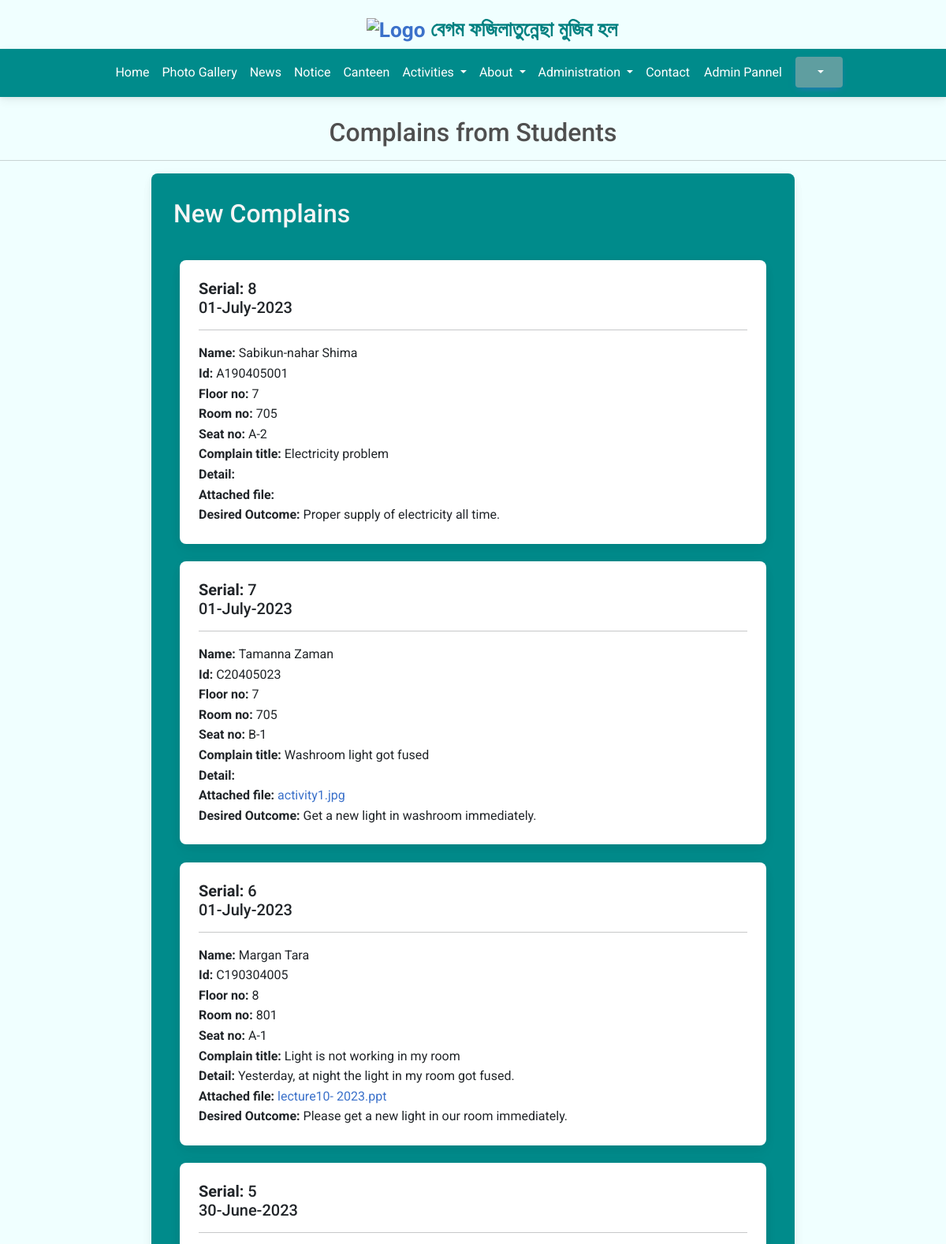
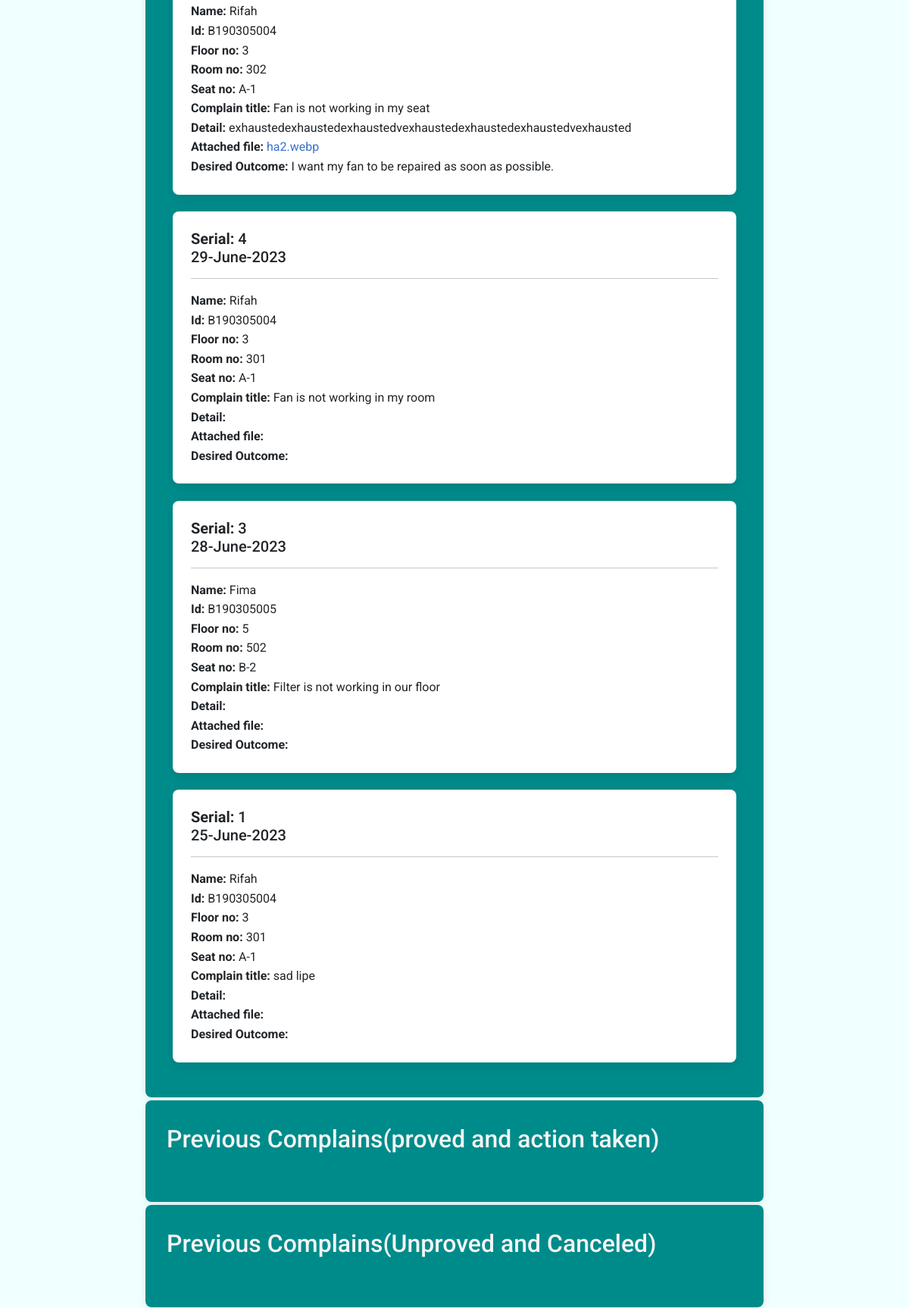
/complain_post_from_students_to_houseTutors_admin.php (upper part), run on the app's committed database (2 pictures, top to bottom).
### tables this page shows
CREATE TABLE `complains_from_students_to_housetutor` (
  `serial` int(11) NOT NULL,
  `name` varchar(200) NOT NULL,
  `id` varchar(200) NOT NULL,
  `roomNo` varchar(200) NOT NULL,
  `seatNo` varchar(200) NOT NULL,
  `complain` text NOT NULL,
  `detail` text DEFAULT NULL,
  `file` varchar(300) DEFAULT NULL,
  `complained_at` timestamp NOT NULL DEFAULT current_timestamp(),
  `seen_status` int(11) DEFAULT 0,
  `response_status` text DEFAULT 'Pending',
  `floorNo` varchar(100) DEFAULT NULL,
  `result` text DEFAULT NULL
);

### complain_post_from_students_to_houseTutors_admin.php (the view, shortened to what this page needs)
<!DOCTYPE html>
<html lang="en" dir="ltr">
<head>
    <link href="https://cdnjs.cloudflare.com/ajax/libs/font-awesome/6.0.0/css/all.min.css"rel="stylesheet"/>
    <link href="https://cdnjs.cloudflare.com/ajax/libs/mdb-ui-kit/6.3.1/mdb.min.css" rel="stylesheet"/>
    <link href="https://cdnjs.cloudflare.com/ajax/libs/font-awesome/6.0.0/css/all.min.css"rel="stylesheet"/>
    <link href="https://cdnjs.cloudflare.com/ajax/libs/mdb-ui-kit/6.3.1/mdb.min.css" rel="stylesheet"/>
</head>
<body style="background-color:azure;">
<div id="AdminHome">
<div class="headr">
<?php include 'header.php' ?></div>
<div class="nv">
<?php include 'navbarAdmin.php' ?>
</div><br>
<h2 style="text-align:center">Complains from Students</h2><hr>
<div class="row" style="margin-left: 16%;margin-right: 16%;">
<div class ="card mb-1 content" style=" width:100%;background-color:darkcyan;">
<h2 class="m-3 pt-3" style="color:whitesmoke">New Complains</h2>
<div class="card-body">
 <div class="row">
  <div class="divmain">
   <?php
      include 'db_conn.php';
      $sql="SELECT * from complains_from_students_to_housetutor where response_status='Pending' order by serial desc ";
      $query=mysqli_query($conn,$sql);
     while($info=mysqli_fetch_array($query)){  ?>
      <div class="card" style="margin-bottom:3%;">
      <div class="card-body">
       <h5 class="card-title"><strong> Serial: </strong><?php echo $info['serial'];?><br>
       <?php echo  date('d-F-Y',strtotime($info['complained_at'])); ?></h5><hr>
       <p class="card-text"><strong>Name: </strong><?php echo $info['name']; ?><br>
       <strong>Id: </strong><?php echo $info['id'];?><br>
       <strong>Floor no: </strong><?php echo $info['floorNo']; ?><br>
       <strong>Room no: </strong><?php echo $info['roomNo']; ?><br>
       <strong>Seat no: </strong><?php echo $info['seatNo']; ?><br>
       <strong>Complain title: </strong><?php echo $info['complain']; ?><br>
       <strong>Detail: </strong><?php echo $info['detail']; ?><br>
       <strong>Attached file: </strong><a target="_blank" href="file/<?php echo $info['file']; ?>"><?php echo $info['file']; ?></a><br>
       <strong>Desired Outcome: </strong><?php echo $info['result']; ?><br>
        </p>
         </div>
</div> <?php  }   ?>
</div></div> </div> </div>
 <div class ="card mb-1 content" style=" width:100%;background-color:darkcyan;">
<h2 class="m-3 pt-3" style="color:whitesmoke">Previous Complains(proved and action taken)</h2>
<div class="card-body">
 </div></div>
<div class ="card mb-1 content" style=" width:100%;background-color:darkcyan;">
<h2 class="m-3 pt-3" style="color:whitesmoke">Previous Complains(Unproved and Canceled)</h2>
<div class="card-body">
   </div></div>
           </div>
           <div class="footer">
           <?php include 'footer.php' ?> </div></div>
            </body>
           </html>

### adminPannel.php (style rules this page uses)
body { font-family: "Lato", sans-serif; }

### data on the page
complains_from_students_to_housetutor: serial "8", complained_at "01-July-2023", name "Sabikun-nahar Shima", id "A190405001", floorNo "7", roomNo "705", seatNo "A-2", complain "Electricity problem", result "Proper supply of electricity all time."
complains_from_students_to_housetutor: serial "7", complained_at "01-July-2023", name "Tamanna Zaman", id "C20405023", floorNo "7", roomNo "705", seatNo "B-1", complain "Washroom light got fused", file "activity1.jpg", result "Get a new light in washroom immediately."
complains_from_students_to_housetutor: serial "6", complained_at "01-July-2023", name "Margan Tara", id "C190304005", floorNo "8", roomNo "801", seatNo "A-1", complain "Light is not working in my room", detail "Yesterday, at night the light in my room got fused.", file "lecture10- 2023.ppt", result "Please get a new light in our room immediately."
complains_from_students_to_housetutor: serial "5", complained_at "30-June-2023", name "Rifah", id "B190305004", floorNo "3", roomNo "302", seatNo "A-1", complain "Fan is not working in my seat", detail "exhaustedexhaustedexhaustedvexhaustedexhaustedexhaustedvexhausted", file "ha2.webp", result "I want my fan to be repaired as soon as possible."
complains_from_students_to_housetutor: serial "4", complained_at "29-June-2023", name "Rifah", id "B190305004", floorNo "3", roomNo "301", seatNo "A-1", complain "Fan is not working in my room"
complains_from_students_to_housetutor: serial "3", complained_at "28-June-2023", name "Fima", id "B190305005", floorNo "5", roomNo "502", seatNo "B-2", complain "Filter is not working in our floor"
complains_from_students_to_housetutor: serial "1", complained_at "25-June-2023", name "Rifah", id "B190305004", floorNo "3", roomNo "301", seatNo "A-1", complain "sad lipe"
